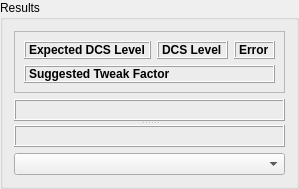
                <widget class="QGroupBox" name="samplePlotGroupBox_2">
                 <property name="title">
                  <string>Results</string>
                 </property>
                 <layout class="QVBoxLayout" name="verticalLayout_47">
                  <item>
                   <widget class="QFrame" name="frame_6">
                    <property name="sizePolicy">
                     <sizepolicy hsizetype="Expanding" vsizetype="Minimum">
                      <horstretch>0</horstretch>
                      <verstretch>0</verstretch>
                     </sizepolicy>
                    </property>
                    <property name="frameShape">
                     <enum>QFrame::StyledPanel</enum>
                    </property>
                    <property name="frameShadow">
                     <enum>QFrame::Raised</enum>
                    </property>
                    <layout class="QVBoxLayout" name="verticalLayout_59">
                     <item>
                      <layout class="QHBoxLayout" name="horizontalLayout_92">
                       <item>
                        <widget class="QLabel" name="containerExpectedDcsLabel">
                         <property name="font">
                          <font>
                           <weight>75</weight>
                           <bold>true</bold>
                          </font>
                         </property>
                         <property name="frameShape">
                          <enum>QFrame::Box</enum>
                         </property>
                         <property name="frameShadow">
                          <enum>QFrame::Raised</enum>
                         </property>
                         <property name="text">
                          <string>Expected DCS Level</string>
                         </property>
                        </widget>
                       </item>
                       <item>
                        <widget class="QLabel" name="containerDcsLabel">
                         <property name="font">
                          <font>
                           <weight>75</weight>
                           <bold>true</bold>
                          </font>
                         </property>
                         <property name="frameShape">
                          <enum>QFrame::Box</enum>
                         </property>
                         <property name="frameShadow">
                          <enum>QFrame::Raised</enum>
                         </property>
                         <property name="text">
                          <string>DCS Level</string>
                         </property>
                        </widget>
                       </item>
                       <item>
                        <widget class="QLabel" name="containerResultLabel">
                         <property name="font">
                          <font>
                           <weight>75</weight>
                           <bold>true</bold>
                          </font>
                         </property>
                         <property name="frameShape">
                          <enum>QFrame::Box</enum>
                         </property>
                         <property name="frameShadow">
                          <enum>QFrame::Raised</enum>
                         </property>
                         <property name="text">
                          <string>Error</string>
                         </property>
                        </widget>
                       </item>
                      </layout>
                     </item>
                     <item>
                      <widget class="QLabel" name="containerSuggestedTweakFactorLabel">
                       <property name="font">
                        <font>
                         <weight>75</weight>
                         <bold>true</bold>
                        </font>
                       </property>
                       <property name="frameShape">
                        <enum>QFrame::Box</enum>
                       </property>
                       <property name="frameShadow">
                        <enum>QFrame::Raised</enum>
                       </property>
                       <property name="text">
                        <string>Suggested Tweak Factor</string>
                       </property>
                      </widget>
                     </item>
                    </layout>
                   </widget>
                  </item>
                  <item>
                   <widget class="QSplitter" name="containerPlotSplitter">
                    <property name="orientation">
                     <enum>Qt::Vertical</enum>
                    </property>
                    <widget class="QFrame" name="topContainerPlotFrame">
                     <property name="frameShape">
                      <enum>QFrame::Box</enum>
                     </property>
                     <property name="frameShadow">
                      <enum>QFrame::Raised</enum>
                     </property>
                     <layout class="QVBoxLayout" name="topContainerPlotLayout"/>
                    </widget>
                    <widget class="QFrame" name="bottomContainerPlotFrame">
                     <property name="frameShape">
                      <enum>QFrame::Box</enum>
                     </property>
                     <property name="frameShadow">
                      <enum>QFrame::Raised</enum>
                     </property>
                     <layout class="QVBoxLayout" name="bottomContainerPlotLayout"/>
                    </widget>
                   </widget>
                  </item>
                  <item>
                   <widget class="QComboBox" name="containerPlotComboBox"/>
                  </item>
                 </layout>
                </widget>
